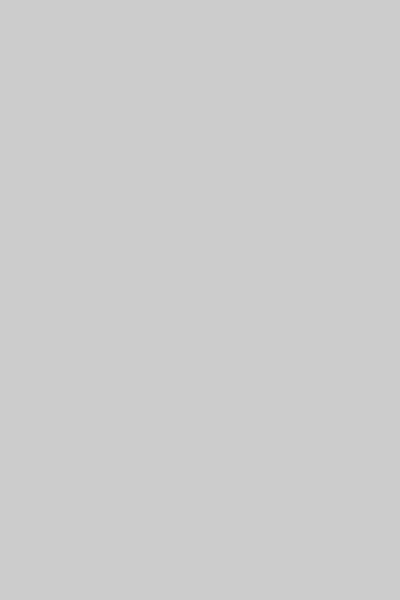
Frame 1 (no input)
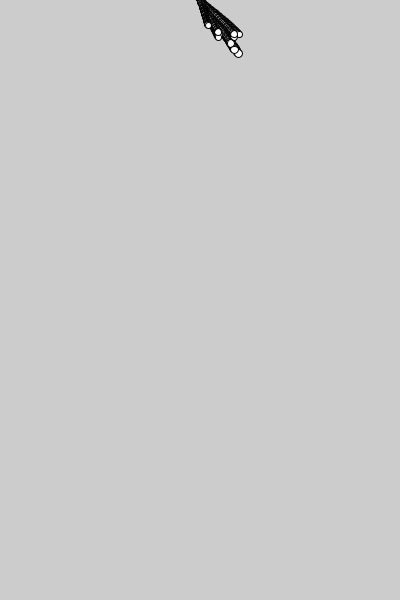
Frame 60 (the mouse pressed at the canvas centre just before this capture)
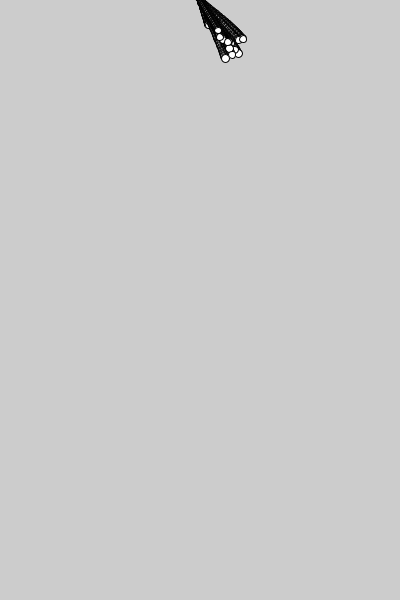
Frame 120 (the mouse held since frame 60 and released just before this capture)

The Processing sketch that drew these frames (run headless with seeded random() and noise(); from frame 60 on, the mouse is pressed at the canvas centre):

// Processing sketch: processing_95560
// ── processing_95560.pde

Root[] akar;
int akarNo;

void setup(){
  size(400, 600);
  background(204);
  stroke(0);
  smooth();
  akarNo = 10;
  
  akar = new Root[akarNo];
  for(int i = 0; i<akarNo; i++){
    akar[i] = new Root();
  }//for
}//setup

void draw(){
   for(int i = 0; i<akarNo; i++){
     akar[i].fly();
   }//for
}//draw

void mousePressed(){
  background(204);
  for(int i = 0; i<akarNo; i++){
    akar[i].posy = 0;
  }//for
}//mousePressed

class Root{
  int ballWidth = 5;
  float posx, posy,peak,jarak,speed;
  
  Root(){
    posy = -ballWidth;
    posx = 0;
    peak = random(5,70);
    jarak = random(0.01,0.02);
    speed = random(0.5,1);
    

  }//Root consructor
  
  void fly(){
   posy = posy + speed;
   posx = sin(posy*jarak)*peak;
   if(posy > height + ballWidth + posy*0.1){
     posy = -ballWidth;
   }//if
   
   if(posx < 1 && posx > -1){
     peak = random(5,70);
   }//if
   fill(255);
   ellipse(posx + width/2,posy,ballWidth + posy*0.05,ballWidth + posy*0.05); 
   
  }//fly
}//Root class
